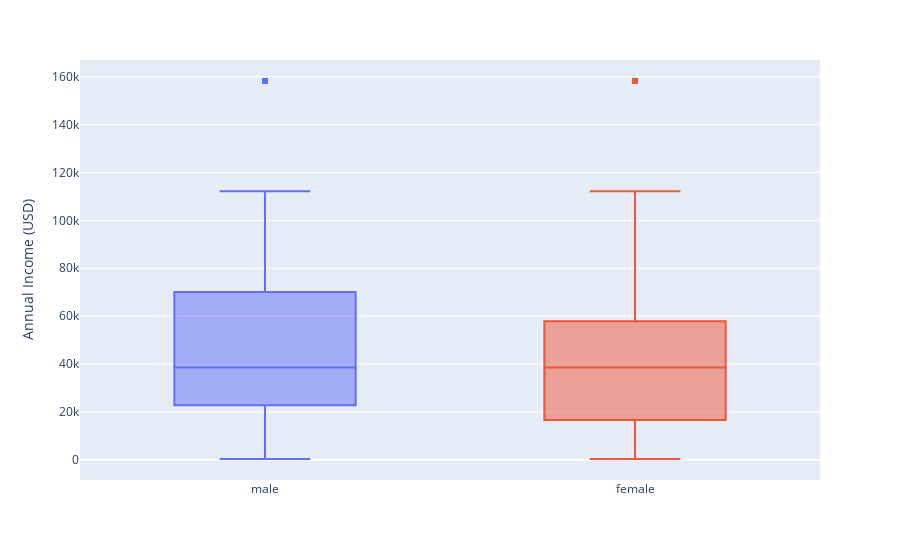
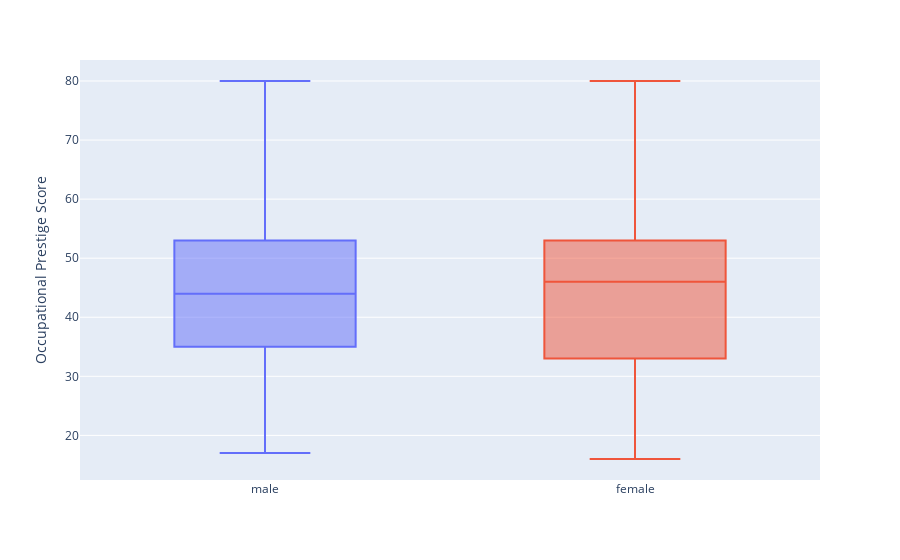

Notebook source saved alongside these figures, in order:
### Markdown cell above
## Problem 5
Create two interactive box plots: one that shows the distribution of `income` for men and for women, and one that shows the distribution of `job_prestige` for men and for women. Write presentable labels for the axis that contains `income` or `job_prestige` and remove the label for `sex`. Also, turn off the legend. Don't bother with titles because we will be using subtitles on the dashboard for these graphics. [15 points]

### Code cell
# Boxplot of income by gender
fig_income = px.box(
    gss_clean,
    x="sex",
    y="income",
    color="sex",
    labels={
        "income": "Annual Income (USD)"
    }
)

# Remove legend and sex axis label
fig_income.update_layout(showlegend=False)
fig_income.update_xaxes(title="")  # remove 'sex' label
fig_income.show()


# Boxplot of job prestige by gender
fig_prestige = px.box(
    gss_clean,
    x="sex",
    y="job_prestige",
    color="sex",
    labels={
        "job_prestige": "Occupational Prestige Score"
    }
)

# Remove legend and sex axis label
fig_prestige.update_layout(showlegend=False)
fig_prestige.update_xaxes(title="")  # remove 'sex' label
fig_prestige.show()

### Figure 1 — Plotly figure (JSON) as saved in the notebook; plotly's stock layout.template omitted (floating-point values rounded to 4 significant figures; data arrays with more than 128 entries replaced by an {"elided": "..."} marker saying what was removed)
{"data": [{"alignmentgroup": "True", "hovertemplate": "sex=%{x}<br>Annual Income (USD)=%{y}<extra></extra>", "legendgroup": "male", "marker": {"color": "#636efa"}, "name": "male", "notched": false, "offsetgroup": "male", "orientation": "v", "showlegend": true, "type": "box", "x": {"elided": "1052 str values"}, "x0": " ", "xaxis": "x", "y": {"elided": "1052 float values"}, "y0": " ", "yaxis": "y"}, {"alignmentgroup": "True", "hovertemplate": "sex=%{x}<br>Annual Income (USD)=%{y}<extra></extra>", "legendgroup": "female", "marker": {"color": "#EF553B"}, "name": "female", "notched": false, "offsetgroup": "female", "orientation": "v", "showlegend": true, "type": "box", "x": {"elided": "1296 str values"}, "x0": " ", "xaxis": "x", "y": {"elided": "1296 float values"}, "y0": " ", "yaxis": "y"}], "layout": {"boxmode": "overlay", "legend": {"title": {"text": "sex"}, "tracegroupgap": 0}, "margin": {"t": 60}, "showlegend": false, "xaxis": {"anchor": "y", "categoryarray": ["male", "female"], "categoryorder": "array", "domain": [0, 1], "title": {"text": ""}}, "yaxis": {"anchor": "x", "domain": [0, 1], "title": {"text": "Annual Income (USD)"}}}}

### Figure 2 — Plotly figure (JSON) as saved in the notebook; plotly's stock layout.template omitted (floating-point values rounded to 4 significant figures; data arrays with more than 128 entries replaced by an {"elided": "..."} marker saying what was removed)
{"data": [{"alignmentgroup": "True", "hovertemplate": "sex=%{x}<br>Occupational Prestige Score=%{y}<extra></extra>", "legendgroup": "male", "marker": {"color": "#636efa"}, "name": "male", "notched": false, "offsetgroup": "male", "orientation": "v", "showlegend": true, "type": "box", "x": {"elided": "1052 str values"}, "x0": " ", "xaxis": "x", "y": {"elided": "1052 float values"}, "y0": " ", "yaxis": "y"}, {"alignmentgroup": "True", "hovertemplate": "sex=%{x}<br>Occupational Prestige Score=%{y}<extra></extra>", "legendgroup": "female", "marker": {"color": "#EF553B"}, "name": "female", "notched": false, "offsetgroup": "female", "orientation": "v", "showlegend": true, "type": "box", "x": {"elided": "1296 str values"}, "x0": " ", "xaxis": "x", "y": {"elided": "1296 float values"}, "y0": " ", "yaxis": "y"}], "layout": {"boxmode": "overlay", "legend": {"title": {"text": "sex"}, "tracegroupgap": 0}, "margin": {"t": 60}, "showlegend": false, "xaxis": {"anchor": "y", "categoryarray": ["male", "female"], "categoryorder": "array", "domain": [0, 1], "title": {"text": ""}}, "yaxis": {"anchor": "x", "domain": [0, 1], "title": {"text": "Occupational Prestige Score"}}}}
